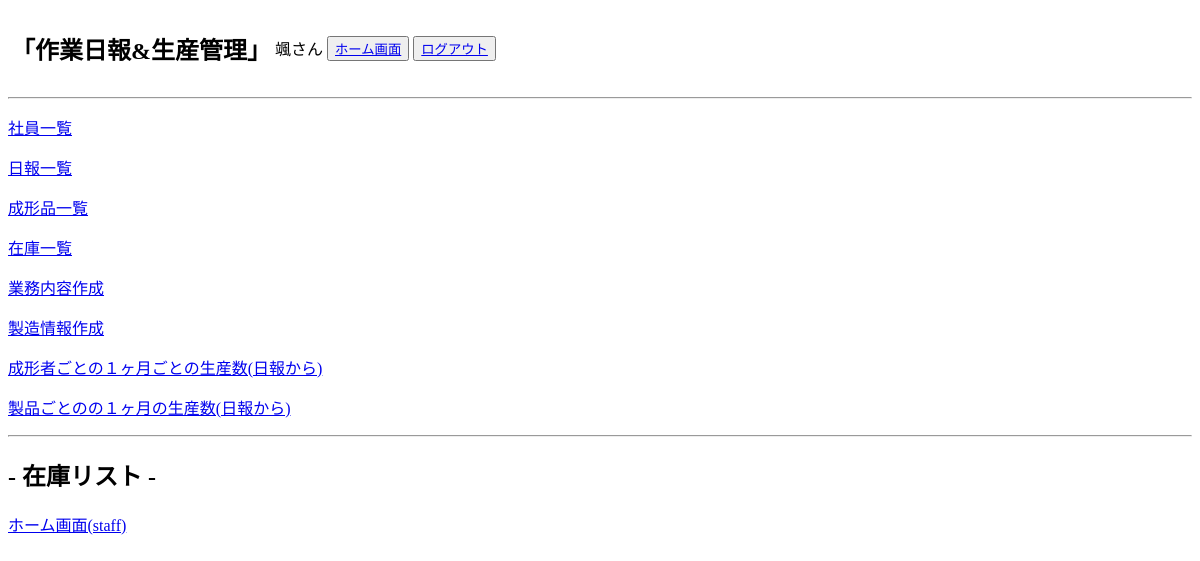
The page /product_management/staff_stock_list/ (signed in) on the database as committed earlier.
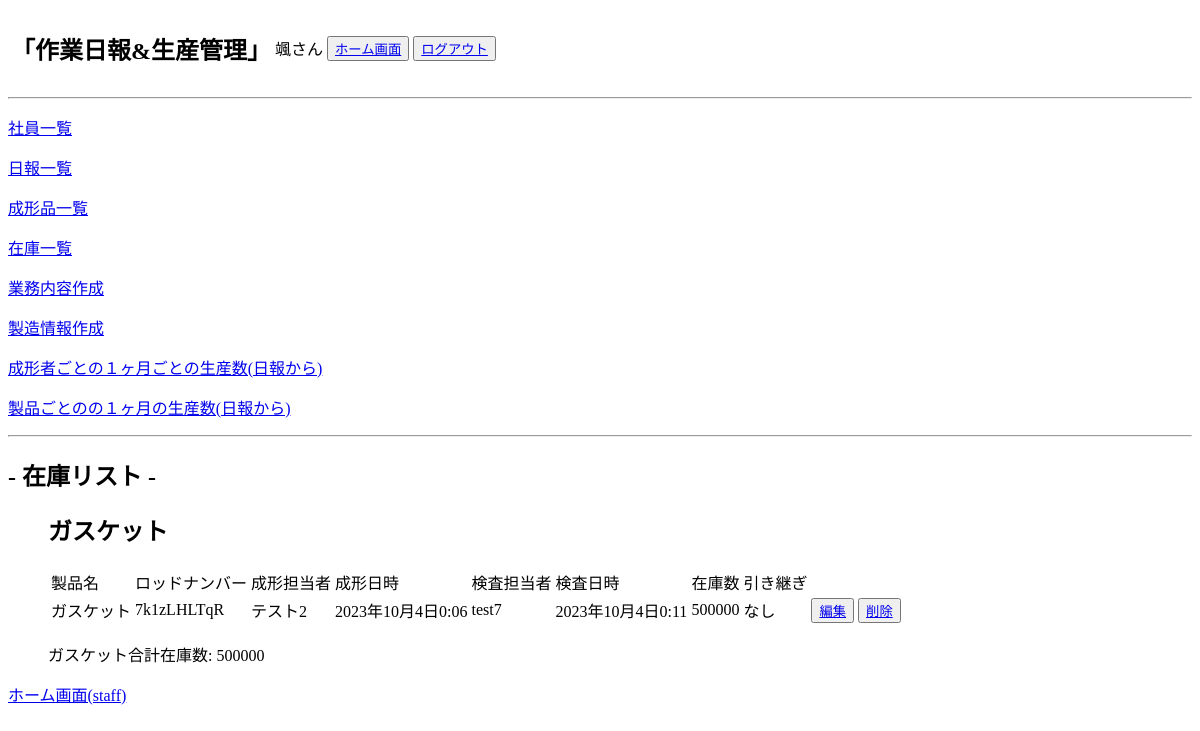
The same page on the database as committed later.
### daily_report/models.py (models this page shows, shortened)
class Products(models.Model):
    name = models.CharField(max_length=255,verbose_name="製品名")
    code = models.CharField(max_length=50,verbose_name="製品コード")
    quantity = models.IntegerField(verbose_name="製品取り数")
    memo = models.CharField(max_length=255,blank=True, null=True,verbose_name="製品メモ")
    created_at = models.DateTimeField(auto_now_add=True)
    updated_at = models.DateTimeField(auto_now=True)
    class Meta:
        verbose_name = '製品情報'
        db_table = 'products'

### product_management/models.py (models this page shows, shortened)
class Stock(models.Model):
    product = models.ForeignKey(
        Products, on_delete=models.CASCADE, verbose_name='製品名'
    )
    lot_number = models.CharField(max_length=10, verbose_name='ロッド番号',default='')
    stocks = models.IntegerField(verbose_name="在庫数")
    molding_user = models.ForeignKey(
        Users, on_delete=models.CASCADE, verbose_name='成形担当ユーザー名',null=True,related_name='molding_stock_set',
    )
    molding_time = models.DateTimeField(verbose_name='成形日時', default=datetime(2001, 1, 1, 0, 0, 0))
    inspection_user = models.ForeignKey(
        Users, on_delete=models.CASCADE, verbose_name='検査担当ユーザー名',null=True,related_name='inspection_stock_set',
    )
    memo = models.CharField(max_length=255,verbose_name="引き継ぎメモ",null=True,blank=True)
    created_at = models.DateTimeField(verbose_name='検査日時',auto_now_add=True)
    updated_at = models.DateTimeField(auto_now=True)
    class Meta:
        verbose_name = '在庫'
        db_table = 'stock'

### accounts/models.py (models this page shows, shortened)
class Users(AbstractBaseUser, PermissionsMixin):
    username = models.CharField(max_length=150, unique=True, verbose_name="ユーザー名")
    birthday = models.DateField(null=True,blank=True, verbose_name="生年月日")
    phone = models.IntegerField(null=True,blank=True, verbose_name="携帯番号")
    email = models.EmailField(max_length=255, unique=True, verbose_name="メールアドレス")
    department = models.ForeignKey(
        Departments, on_delete=models.PROTECT, null=True,blank=True
    )
    is_active = models.BooleanField(default=True)
    is_staff = models.BooleanField(default=False)
    USERNAME_FIELD = 'username'
    EMAIL_FIELD = 'email'
    REQUIRED_FIELDS = ['email']
    objects = UsersManager()

### product_management/views.py (the view)
# urls.py: path('staff_stock_list/', StaffStockListView.as_view(), name='staff_stock_list'),
class StaffStockListView(LoginRequiredMixin,ListView):
    model = Stock
    template_name = os.path.join('staff', 'staff_stock_list.html')
    context_object_name = 'staffstocks'
    def get_context_data(self, **kwargs):
        context = super().get_context_data(**kwargs)
        grouped_stocks = Stock.objects.values('product__name').annotate(total_stocks=Sum('stocks'))
        context['grouped_stocks'] = grouped_stocks
        return context

### templates/staff/staff_stock_list.html (shortened to what this page needs)
{% extends 'base_staff.html' %}
{% block content %}
<h2>- 在庫リスト -</h2>
{% if grouped_stocks %}
<ul>
    {% for grouped_stock in grouped_stocks %}
    <h2>{{ grouped_stock.product__name }}</h2>
    <table>
        <thead>
            <tr>
                <td>製品名</td>
                <td>ロッドナンバー</td>
                <td>成形担当者</td>
                <td>成形日時</td>
                <td>検査担当者</td>
                <td>検査日時</td>
                <td>在庫数</td>
                <td>引き継ぎ</td>
            </tr>
        </thead>
        <tbody>
            {% for stock in staffstocks %}
              {% if stock.product.name == grouped_stock.product__name %}
              <tr>
                <td>{{ stock.product.name }}</td>
                <td>{{ stock.lot_number }}</td>
                <td>{{ stock.molding_user }}</td>
                <td>{{ stock.molding_time }}</td>
                <td>{{ stock.inspection_user }}</td>
                <td>{{ stock.created_at }}</td>
                <td>{{ stock.stocks }}</td>
                <td>{{ stock.memo }}</td>
                <td><button><a href="{% url 'product_management:staff_stock_edit' stock.id %}">編集</a></button></td>
                <td><button><a href="{% url 'product_management:staff_stock_delete' stock.id %}">削除</a></button></td>
              </tr>
              {% endif %}
            {% endfor %}
        </tbody>
    </table>
    <p>{{ grouped_stock.product__name }}合計在庫数: {{ grouped_stock.total_stocks }}</p>
    {% endfor %}
</ul>
{% endif %}
<a href="{% url 'product_management:staff_home' %}">ホーム画面(staff)</a>
{% endblock %}

Rows that differ between the two databases and show on the page:
now on this page (row edited): Products: product__name "ガスケット", total_stocks "500000"
added Stock: product.name "ガスケット", lot_number "7k1zLHLTqR", molding_user "テスト2", molding_time "2023年10月4日0:06", inspection_user "test7", created_at "2023年10月4日0:11", stocks "500000", memo "なし"
